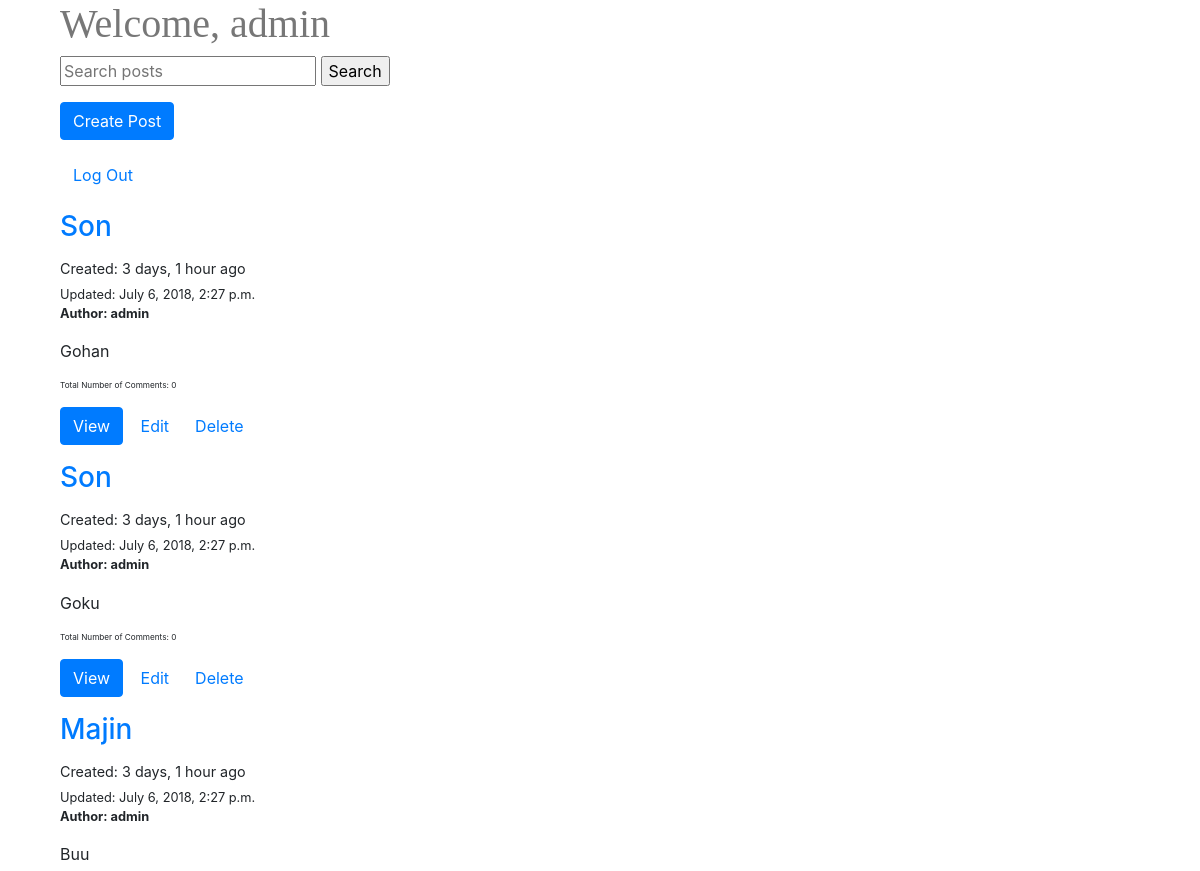
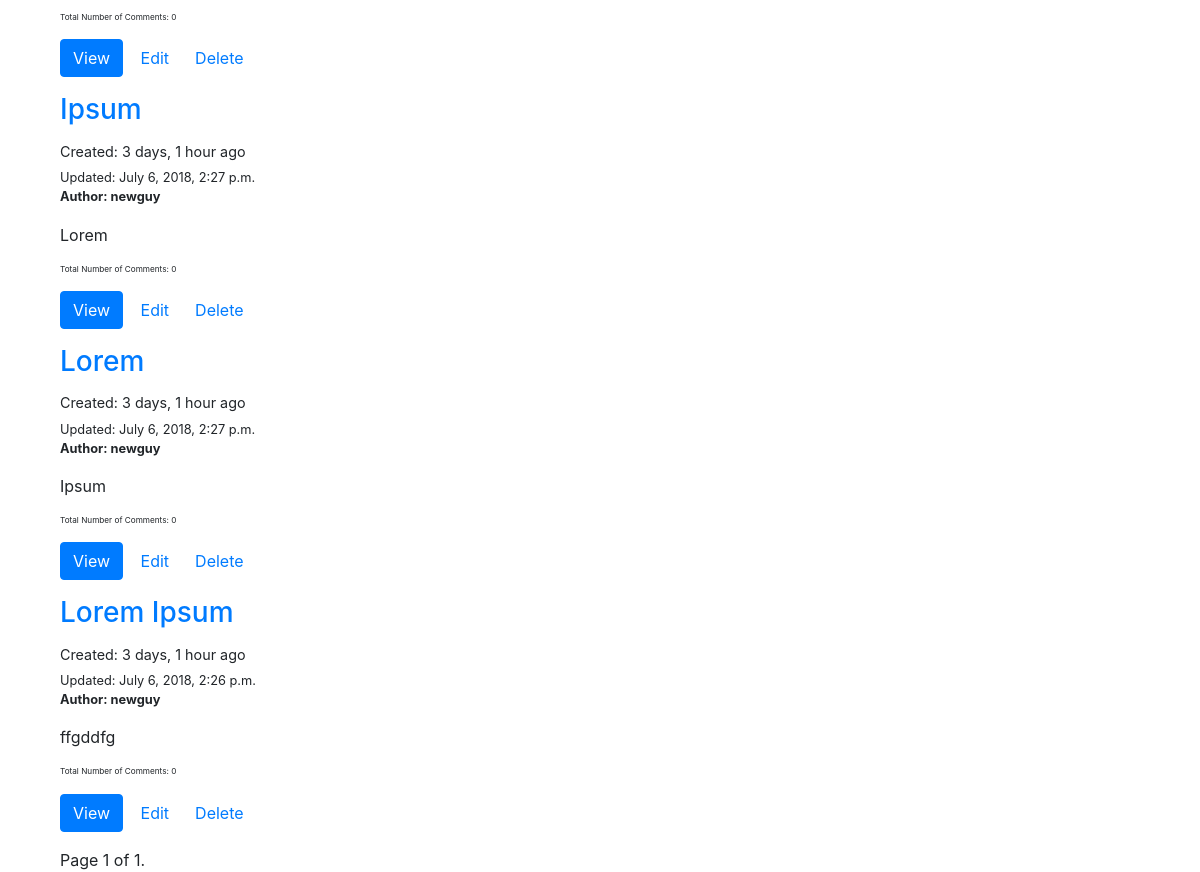
The app's page /posts/ (signed in), older data (2 pictures, top to bottom).
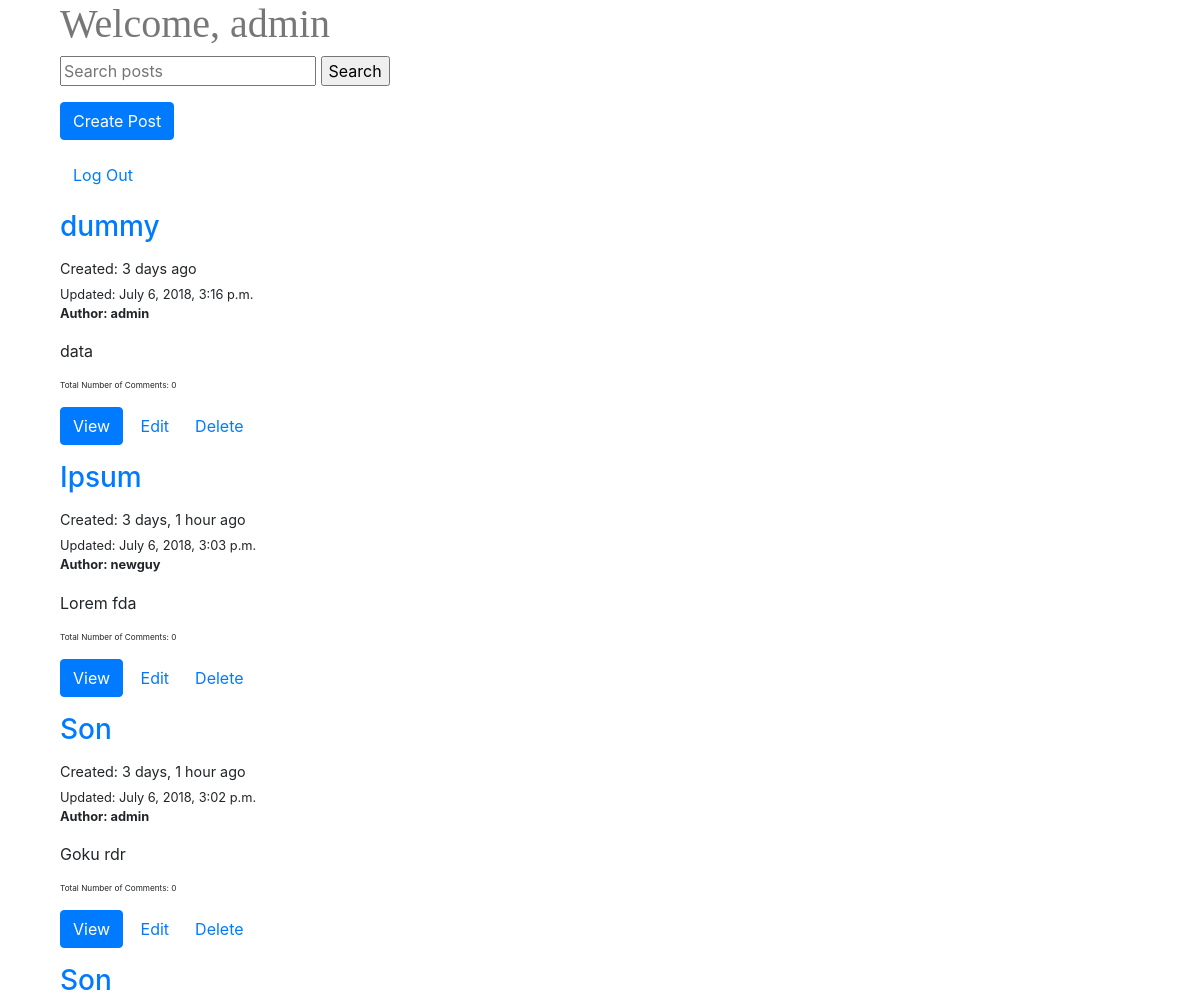
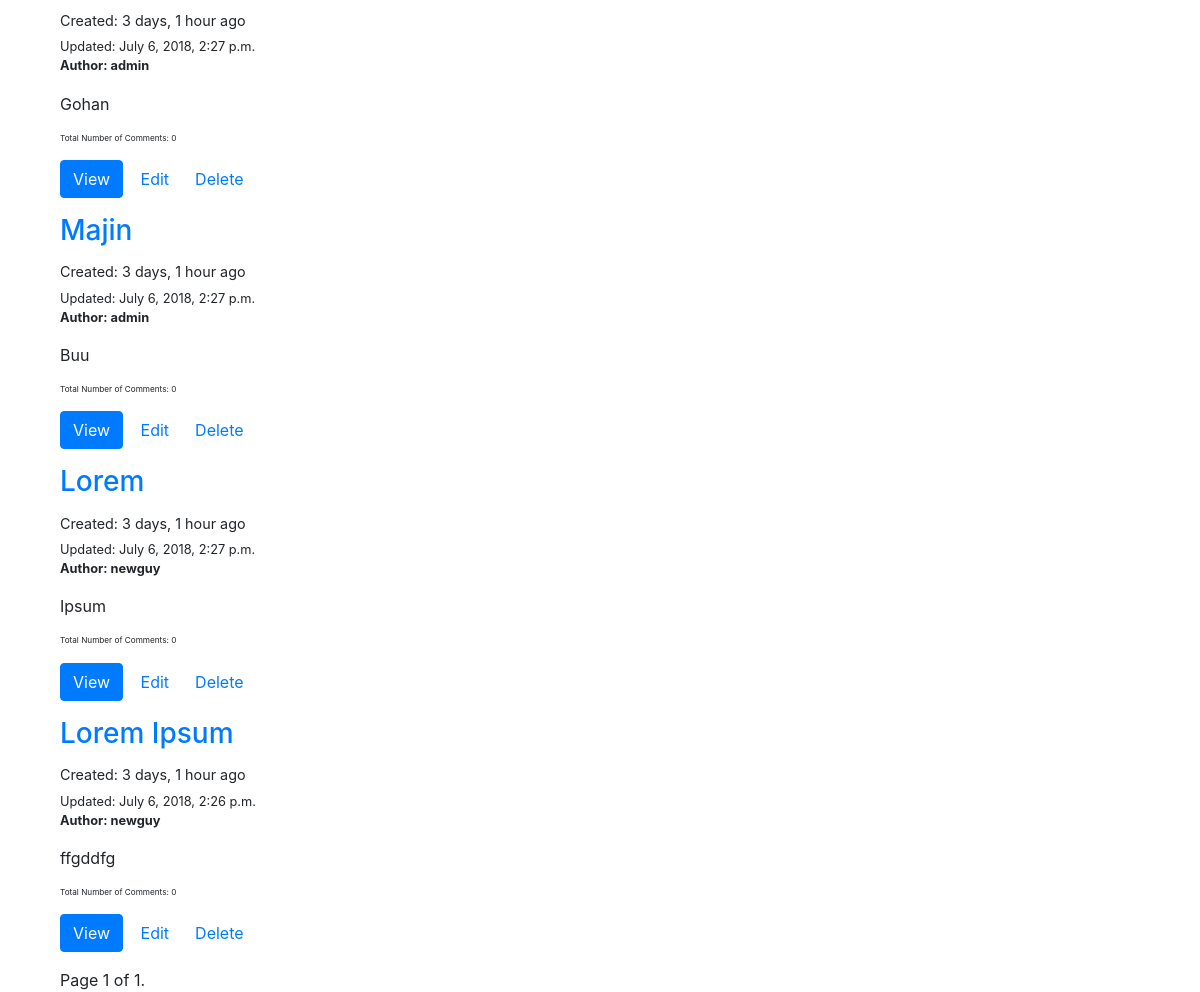
The same page, newer data (2 pictures, top to bottom).
### posts/models.py (models this page shows, shortened)
class Post(models.Model):
	user = models.ForeignKey(settings.AUTH_USER_MODEL, default=1,on_delete=models.CASCADE)
	title = models.CharField(max_length=120)
	content = models.TextField()
	timestamp = models.DateTimeField(auto_now=False, auto_now_add=True)
	updated = models.DateTimeField(auto_now=True, auto_now_add=False)
	image = models.ImageField(upload_to=upload_location,
			null=True,
			blank = True,
			width_field="width_field",
			height_field="height_field")
	height_field = models.IntegerField(default=0)
	width_field=models.IntegerField(default=0)
	def get_absolute_url(self):
		return reverse("detail", kwargs={"id":self.id})
	class Meta:
		ordering = ["-updated","-timestamp"]

### accounts/models.py (models this page shows)
class User(AbstractUser):
    def __str__(self):
        return self.username

### posts/views.py (the view)
# urls.py: path(r'', post_list, name='list'),
def post_list(request): #list items
	if not request.user.is_authenticated:
		raise PermissionDenied
	query= request.GET.get('q')
	if query:
		queryset_list=Post.objects.filter(Q(title__icontains=str(query))| Q(content__icontains=str(query)))
	else:
		queryset_list= Post.objects.all()
	'''
	Paginator is what separates posts into separate
	pages rather than having one really long list
	'''
	paginator = Paginator(queryset_list, 10) # Show 10 contacts per page
	page = request.GET.get('page')
	queryset = paginator.get_page(page)
	context ={
			"object_list" : queryset,
			"title": "List"
		}
	return render(request, "post_list.html",context)

### templates/post_list.html (shortened to what this page needs)
{% extends "base.html" %}
{%block content%}
<div class='col-sm-8 col-sm-offset-2'>
<h1> Welcome, {{request.user.username}}</h1>
<form method = 'GET' action="">
    <input type="text" name = "q" placeholder="Search posts"/>
    <input type="submit" value="Search"/>
</form>
    <div>
    <p><a href="/posts/create" class="btn btn-primary" role="button">Create Post</a></p>
    <p><a href="/logout" class="btn" role="button">Log Out</a></p>
</div>
{%for obj in object_list%}
<div class='row'>
    <div class='col-sm-12'>
        <div class='thumbnail'>
                <div class='caption'>
                <h3> <a href='{{obj.get_absolute_url}}'>{{obj.title|linebreaks|truncatechars:20}} </a><small><small><small>Created: {{obj.timestamp|timesince}} ago</h3></small></small>
                Updated: {{obj.updated}}<p> <b> Author: {{obj.user}} </b></p></small></small>
                <p>{{obj.content|linebreaks|truncatechars:30}}</p>
                <small><small><small><p> Total Number of Comments: {{obj.comments.count}}</p></small></small></small>
                <p><a href="{{obj.get_absolute_url}}" class="btn btn-primary" role="button">View</a>
                {%if request.user == obj.user or user.is_staff or user.is_superuser%}
                <a href="{{obj.get_absolute_url}}edit/" class ="btn btn-default" role="button">Edit</a><a href="{{obj.get_absolute_url}}delete/" class ="btn btn-default" role="button">Delete</a></p>
                {%endif%}
                </div>
        </div>
    </div>
</div>
{%endfor%}
<div class="pagination">
    <span class="step-links">
        <span class="current">
            Page {{ object_list.number }} of {{ object_list.paginator.num_pages }}.
        </span>
    </span>
</div>
</div>
{%endblock content%}

Row changes from the older to the newer data that the page shows:
added Post: title "dummy", timestamp "3 days", updated "July 6, 2018, 3:16 p.m.", user "admin", content "data", comments.count "0"
changed Post: updated "July 6, 2018, 2:27 p.m." → "July 6, 2018, 3:03 p.m."; content "Lorem" → "Lorem fda"; moves up the list
changed Post: updated "July 6, 2018, 2:27 p.m." → "July 6, 2018, 3:02 p.m."; content "Goku" → "Goku rdr"; moves down the list
